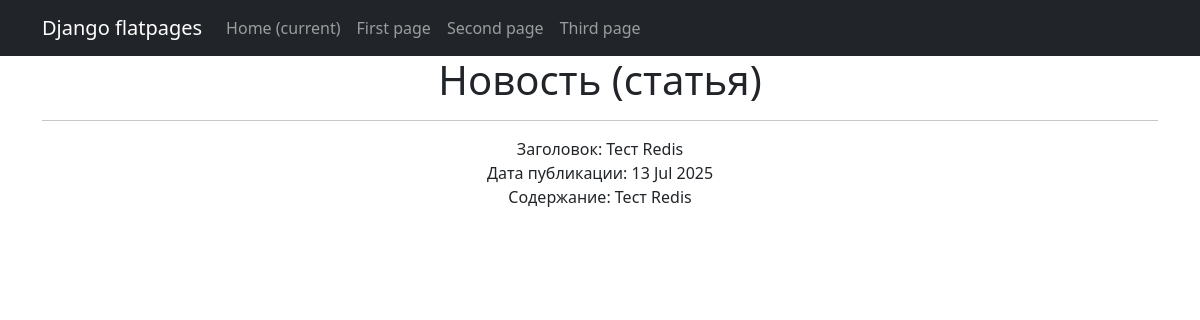
Page /news/47 on the committed database.
### NewsPortal/models.py (models this page shows, shortened)
class Post(models.Model):
    author = models.ForeignKey(Author, on_delete=models.CASCADE)
    type = models.CharField(max_length=2, choices=TYPE_OF_PUBLICATION)
    created_at = models.DateTimeField(auto_now_add=True)
    category = models.ManyToManyField(Category, through='PostCategory')
    title = models.CharField(max_length=150)
    content = models.TextField()
    rating = models.IntegerField(default=0, blank=True)

### NewsPortal/views.py (the view)
# urls.py: path('<int:pk>', PostDetailView.as_view(), name='post_detail'),
class PostDetailView(DetailView):
    model = Post
    context_object_name = 'post'
    template_name = 'newsPortal/newsDetail.html'

### NewsPortal/templatetags/customs_fiter.py (called while the page is built)
@register.filter()
def censor(value, filter_word = ''):
    if type(value) == str:
        list_words = value.split()
        res_str = ''
        for word in list_words:
            if word.lower() == filter_word.lower():
                new_word = word[:1]
                for _ in range(len(word)):
                    new_word += '.'
                res_str += new_word if res_str == '' else ' ' + new_word
            else:
                res_str += word if res_str == '' else ' ' + word
        return res_str
    else:
        raise TypeError('Фильтр предназначен только для строкового типа')

### templates/newsPortal/newsDetail.html (shortened to what this page needs)
{% extends 'flatpages/default.html' %}
{% load customs_fiter %}
{% block content %}
<h1>Новость (статья)</h1>
<hr>
    <p>
    Заголовок: {{ post.title|censor:'Статья' }}
    <br>Дата публикации: {{ post.created_at|date:'d M Y' }}
    <br>Содержание: {{ post.content|censor:'Статьи' }}
    </p>
{% endblock content %}

### rows in the picture
Post: title|censor "Тест Redis", created_at "13 Jul 2025", content|censor "Тест Redis"
